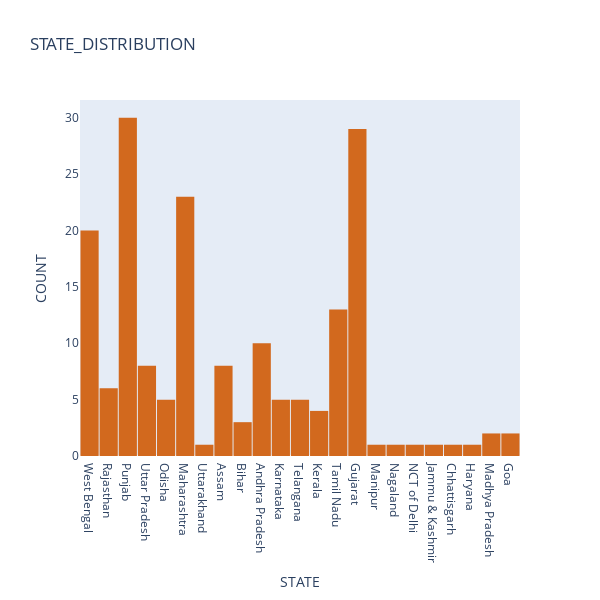

This figure's notebook cell:
### Code cell
import plotly.graph_objects as go
fig = go.Figure()
fig.add_trace(go.Histogram(
    x = df['state'],
    marker_color='chocolate',
    opacity=1
))

fig.update_layout(
    title_text='STATE_DISTRIBUTION',
    xaxis_title_text='STATE',
    yaxis_title_text='COUNT', 
    bargap=0.05, 
    xaxis =  {'showgrid': False },
    yaxis = {'showgrid': False },
    width=600,
    height=600
)

fig.show()

### Figure 1 — Plotly figure (JSON) as saved in the notebook; plotly's stock layout.template omitted (floating-point values rounded to 4 significant figures; data arrays with more than 128 entries replaced by an {"elided": "..."} marker saying what was removed)
{"data": [{"marker": {"color": "chocolate"}, "opacity": 1, "type": "histogram", "x": {"elided": "180 str values"}}], "layout": {"bargap": 0.05, "height": 600, "title": {"text": "STATE_DISTRIBUTION"}, "width": 600, "xaxis": {"showgrid": false, "title": {"text": "STATE"}}, "yaxis": {"showgrid": false, "title": {"text": "COUNT"}}}}
